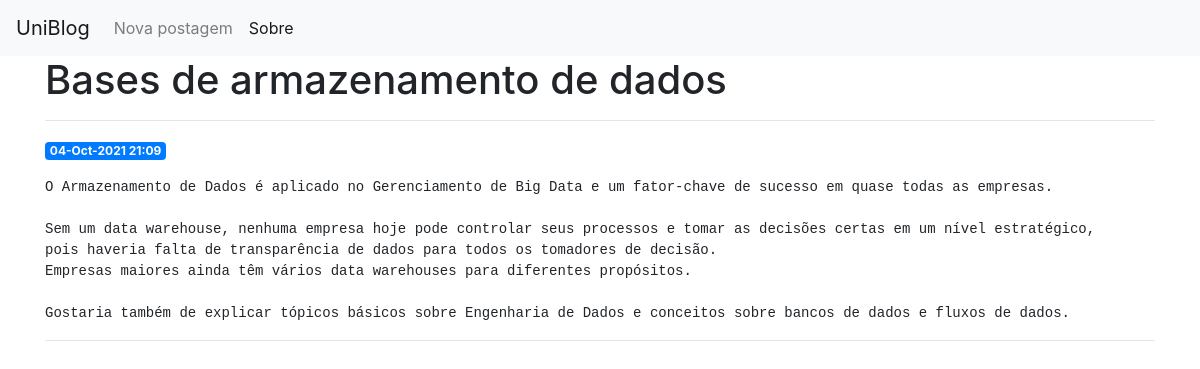
The page /1 on the database its author committed.
### app.py (models this page shows)
class Posts(db.Model):
	id = db.Column(db.Integer, primary_key = True)
	created = db.Column(db.DateTime, default=datetime.datetime.utcnow)
	title = db.Column(db.String(80), nullable=False)
	content = db.Column(db.String(600), nullable=False)

### app.py (the view)
@app.route('/<int:post_id>')
def post(post_id):
	post = get_post(post_id)
	return render_template('post.html', post=post)

### app.py (called while the page is built)
def get_post(post_id):
	post = Posts.query.filter_by(id=post_id).first()
	if post is None:
		abort(404)
	return post

### templates/post.html
{% extends 'base.html' %}
{% block content %}
    <h1>{% block title %} {{ post['title']}} {% endblock %}</h1>
    <hr>
	<span class="badge badge-primary">{{ post['created'].strftime("%d-%b-%Y %H:%M") }}</span>
	<p>
		<pre>{{ post['content'] }}</pre>
	</p>
	<hr>
{% endblock %}

### rows shown on the page
Posts: title "Bases de armazenamento de dados", created "04-Oct-2021 21:09", content "O Armazenamento de Dados é aplicado no Gerenciamento de Big Data e um fator-chave de sucesso em quase todas as empresas. Sem um data warehouse, nenhuma empresa hoje pode controlar seus processos e tomar as decisões certas em um nível estratégico, pois haveria falta de transparência de dados para todos os tomadores de decisão. Empresas maiores ainda têm vários data warehouses para diferentes propósitos. Gostaria também de explicar tópicos básicos sobre Engenharia de Dados e conceitos sobre bancos de dados e fluxos de dados."
